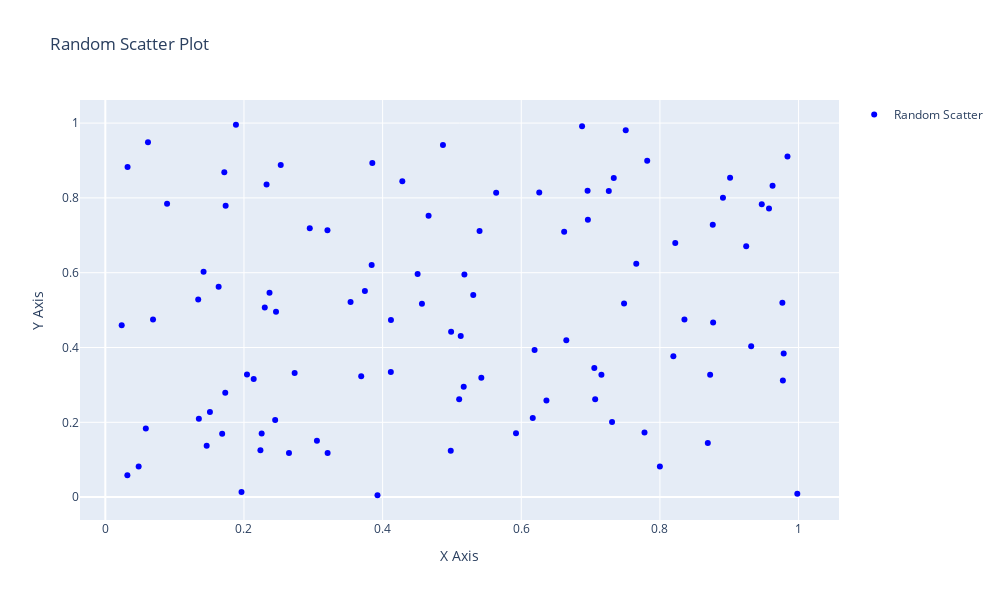

The cell this chart's notebook holds for it:
### Code cell
# Scatter Plot Data
x_scatter = np.random.rand(100)
y_scatter = np.random.rand(100)
color_scatter = np.random.choice(['A', 'B', 'C', 'D'], size=100)

# Basic Scatter Plot
plt.scatter(x_scatter, y_scatter, label='Random Scatter', color='blue')
plt.xlabel('X Axis')
plt.ylabel('Y Axis')
plt.title('Random Scatter Plot')
plt.legend()
plt.set_size(10, 6)
plt.show()
